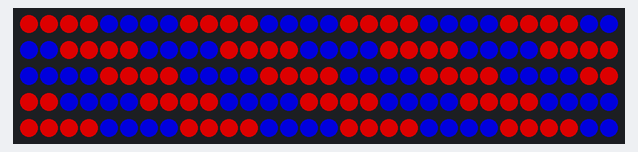
This sketch was run on a simulated Arduino Nano, built with avr-gcc and run on an emulated ATmega328P. On the bench: 150 RGB LEDs in strip order, left to right, continuing on the next row. Dim RGB values are drawn brighter than linear.

Above: at 1.8 s.
At 6.8 s:
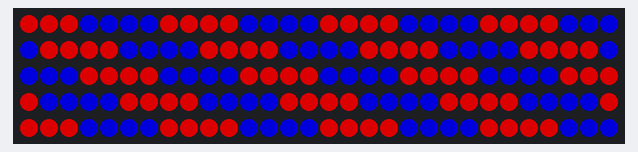
At 10.8 s:
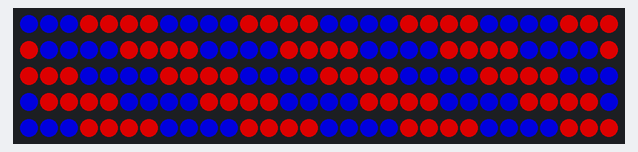
At 20.6 s:
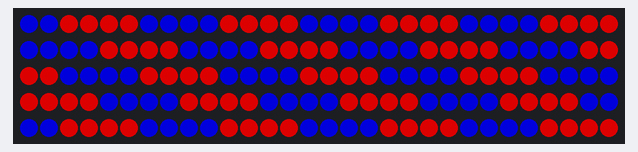
At 29.8 s:
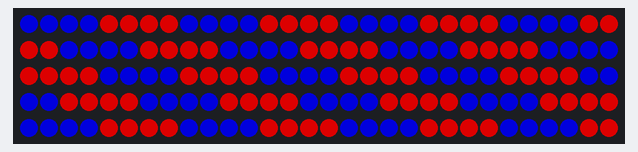
At 39.6 s:
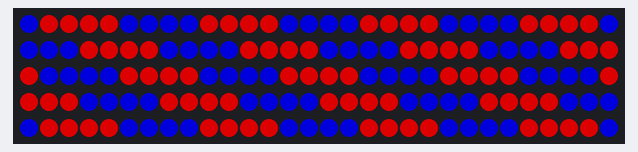

The sketch:

CandyCane-KEEP-Nano-V2.ino
```cpp
//***************************************************************
// "candy cane" stripes
// Original code concept by Christopher Kirkman
// https://plus.google.com/118127046082317810519/posts/WfEcTXiroke
//
// Modified to use EVERY_N timer, added option to travel in
// reverse, and added a third color option.
//
// Marc Miller, Dec 2017
// Add randomness for number of colors and length, Dec 2018
//***************************************************************

#include "FastLED.h"
//#include <OctoWS2811.h>  used with the OctoWS Board
//#define USE_OCTOWS2811

#define LED_TYPE WS2812B
#define DATA_PIN 2
//#define CLOCK_PIN 13 // Don't need clock pin with this LED lights
#define NUM_LEDS 150  //
#define COLOR_ORDER GRB
CRGB leds[NUM_LEDS];
#define BRIGHTNESS 150

//---------------------------------------------------------------
void setup() {
  FastLED.clear();  // clear all pixel data
  Serial.begin(9600);  // Allows serial monitor output (check baud rate)
  delay(1500);  // Startup delay
 //FastLED.addLeds<LED_TYPE,DATA_PIN,CLOCK_PIN,COLOR_ORDER>(leds, NUM_LEDS);
  FastLED.addLeds<LED_TYPE,DATA_PIN,COLOR_ORDER>(leds, NUM_LEDS).setCorrection(TypicalLEDStrip);

  FastLED.setBrightness(BRIGHTNESS);
}

//---------------------------------------------------------------
void loop()
{
  candyCane();

}//end_main_loop


//---------------------------------------------------------------
//Draw alternating bands of color, 2 or 3 colors.
//When using three colors, color1 is used between the other two colors.
void candyCane(){
  CRGB color1 = CRGB::Blue;  // color used between color 2 (and 3 if used)
  CRGB color2 = CRGB::Red;

  const uint16_t travelSpeed = 200; // lower number is faster
  int shiftBy = 1;  //shiftBy can be positive or negative (to change direction)
  static uint16_t numColors = 2;  // Can be either 2 or 3
  static uint16_t stripeLength = 4;  //number of pixels per color

  static uint16_t qtyColor1 = 1;  // new values added by John (how many leds to light using color1)
  static uint16_t qtyColor2 = 4;  //new values added by john (how many leds to light using color2)

  static int offset;


  EVERY_N_MILLISECONDS(travelSpeed) {

  //Below is the jonniji modification to the loop.
      for (uint16_t i=0; i<NUM_LEDS; i++){
        if ( (i+offset)%((numColors)*stripeLength)<stripeLength ) {
          leds[i] = color2;
        } else {
          leds[i] = color1;
        }

      }

    FastLED.show();
// This is the section of code that makes the lights move

    offset = offset + shiftBy;
    if (shiftBy>0) {  //for positive shiftBy
     if (offset>=NUM_LEDS) offset = 0;
    } else {  //for negitive shiftBy
      if (offset<0) offset = NUM_LEDS;
    }

  }//end EVERY_N
}//end candyCane
```
